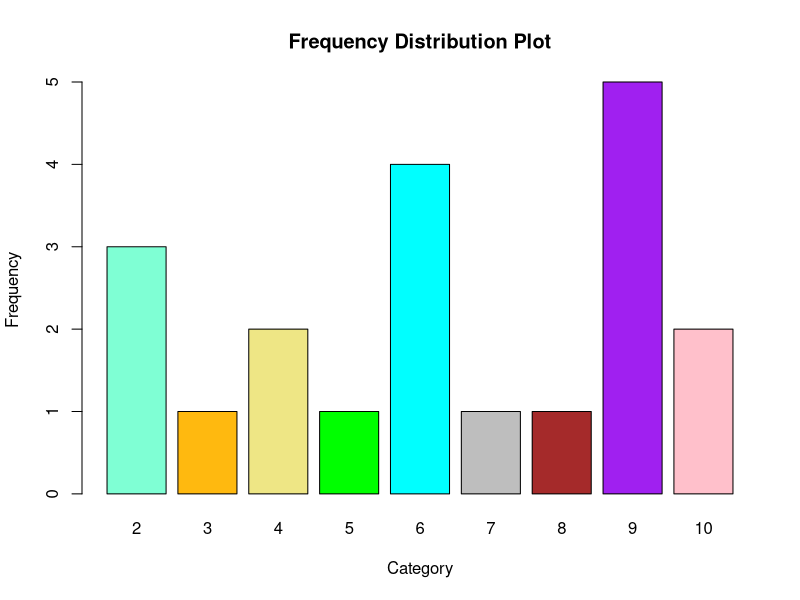

Recreate this plot in R.
# Frequency Distribution Table

# Function to clear console
cat("\014")
# Learn R version
getRversion()
# Clearing all plots
graphics.off()
# To empty an environment
rm(list = ls())

# Creating a dataset
dataset <- c(10, 10, 9, 9, 9, 9, 9, 8, 7, 6, 6, 6, 6 ,5, 4, 4, 3, 2, 2, 2)
dataset
# Determining the data type
class(dataset)
# Printing the dataset
print(dataset, digits = 3)
# Loading the installed package "plyr"
library(plyr)   # require(plyr)

# Determining the frequency by using the "count()" function of "plyr" package
y <- count(dataset)
y
class(y)

# Structure of y
str(y)

# Renaming columns in he dataframe "y"
colnames(y) <- c("X","f")
y


y$Xf <- y$X * y$f
y
# Number of elements in dataset
#n <- length(dataset)
n <- sum(y$f)
n

# Finding and printing the proportion
y$proportion <- y$f/n
y$prop_percent <- y$proportion * 100
y
print(y, digits = 3)

# Finding and printing the cumulative frequency
y$cf <- cumsum(y$f)
y$cf_percent <- y$cf/n * 100 
print(y, digits = 3)

# Printing the vertically flipped table
print(y[nrow(y):1, ], digits = 3)

# Finding and printing the mean by using the dataset
#mean1 <- mean(dataset)
mean1 <- sum(dataset)/n
mean1
# Finding and printing the mean by using Xf
mean2 <- sum(y$Xf)/n
mean2

# Creating a barplot for the count
barplot(y$f,
        names.arg = y$X,
        main = "Frequency Distribution Plot", 
        col = c("aquamarine1", "darkgoldenrod1", "khaki2", "Green", "Cyan", "Grey", "Brown", "Purple", "Pink"), 
        xlab = "Category", 
        ylab = "Frequency")
